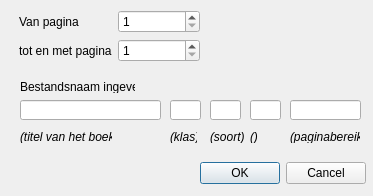
<?xml version="1.0" encoding="UTF-8"?>
<ui version="4.0">
 <class>PagesToCutDialog</class>
 <widget class="QDialog" name="PagesToCutDialog">
  <property name="geometry">
   <rect>
    <x>0</x>
    <y>0</y>
    <width>373</width>
    <height>196</height>
   </rect>
  </property>
  <property name="windowTitle">
   <string>Paginabereik toevoegen</string>
  </property>
  <widget class="QWidget" name="formLayoutWidget">
   <property name="geometry">
    <rect>
     <x>19</x>
     <y>10</y>
     <width>181</width>
     <height>61</height>
    </rect>
   </property>
   <layout class="QFormLayout" name="formLayout">
    <property name="fieldGrowthPolicy">
     <enum>QFormLayout::AllNonFixedFieldsGrow</enum>
    </property>
    <item row="0" column="0">
     <widget class="QLabel" name="CutFromLabel">
      <property name="text">
       <string>Van pagina</string>
      </property>
     </widget>
    </item>
    <item row="0" column="1">
     <widget class="QSpinBox" name="CutFromSpinBox">
      <property name="minimum">
       <number>1</number>
      </property>
      <property name="maximum">
       <number>9999</number>
      </property>
     </widget>
    </item>
    <item row="2" column="0">
     <widget class="QLabel" name="CutToLabel">
      <property name="text">
       <string>tot en met pagina</string>
      </property>
     </widget>
    </item>
    <item row="2" column="1">
     <widget class="QSpinBox" name="CutToSpinBox">
      <property name="minimum">
       <number>1</number>
      </property>
      <property name="maximum">
       <number>9999</number>
      </property>
     </widget>
    </item>
   </layout>
  </widget>
  <widget class="QDialogButtonBox" name="buttonBox">
   <property name="geometry">
    <rect>
     <x>190</x>
     <y>160</y>
     <width>176</width>
     <height>27</height>
    </rect>
   </property>
   <property name="standardButtons">
    <set>QDialogButtonBox::Cancel|QDialogButtonBox::Ok</set>
   </property>
  </widget>
  <widget class="QLabel" name="ChapterNameLabel">
   <property name="geometry">
    <rect>
     <x>20</x>
     <y>80</y>
     <width>115</width>
     <height>13</height>
    </rect>
   </property>
   <property name="text">
    <string>Bestandsnaam ingeven:</string>
   </property>
  </widget>
  <widget class="QLineEdit" name="NameBookTitle">
   <property name="geometry">
    <rect>
     <x>20</x>
     <y>100</y>
     <width>141</width>
     <height>20</height>
    </rect>
   </property>
  </widget>
  <widget class="QLineEdit" name="NameStudentLevel">
   <property name="geometry">
    <rect>
     <x>170</x>
     <y>100</y>
     <width>31</width>
     <height>20</height>
    </rect>
   </property>
  </widget>
  <widget class="QLineEdit" name="NameManualType">
   <property name="geometry">
    <rect>
     <x>210</x>
     <y>100</y>
     <width>31</width>
     <height>20</height>
    </rect>
   </property>
  </widget>
  <widget class="QLineEdit" name="NameChapter">
   <property name="geometry">
    <rect>
     <x>250</x>
     <y>100</y>
     <width>31</width>
     <height>20</height>
    </rect>
   </property>
  </widget>
  <widget class="QLineEdit" name="NamePageRange">
   <property name="geometry">
    <rect>
     <x>290</x>
     <y>100</y>
     <width>71</width>
     <height>20</height>
    </rect>
   </property>
  </widget>
  <widget class="QLabel" name="NameBookTitleLabel">
   <property name="geometry">
    <rect>
     <x>20</x>
     <y>130</y>
     <width>92</width>
     <height>13</height>
    </rect>
   </property>
   <property name="font">
    <font>
     <italic>true</italic>
    </font>
   </property>
   <property name="text">
    <string>(titel van het boek)</string>
   </property>
  </widget>
  <widget class="QLabel" name="NameStudentLevelLabel">
   <property name="geometry">
    <rect>
     <x>170</x>
     <y>130</y>
     <width>27</width>
     <height>13</height>
    </rect>
   </property>
   <property name="font">
    <font>
     <italic>true</italic>
    </font>
   </property>
   <property name="text">
    <string>(klas)</string>
   </property>
  </widget>
  <widget class="QLabel" name="NameManualTypeLabel">
   <property name="geometry">
    <rect>
     <x>210</x>
     <y>130</y>
     <width>34</width>
     <height>13</height>
    </rect>
   </property>
   <property name="font">
    <font>
     <italic>true</italic>
    </font>
   </property>
   <property name="text">
    <string>(soort)</string>
   </property>
  </widget>
  <widget class="QLabel" name="NameChapterLabel">
   <property name="geometry">
    <rect>
     <x>250</x>
     <y>130</y>
     <width>9</width>
     <height>13</height>
    </rect>
   </property>
   <property name="font">
    <font>
     <italic>true</italic>
    </font>
   </property>
   <property name="text">
    <string>()</string>
   </property>
  </widget>
  <widget class="QLabel" name="NamePagerangeLabel">
   <property name="geometry">
    <rect>
     <x>290</x>
     <y>130</y>
     <width>70</width>
     <height>13</height>
    </rect>
   </property>
   <property name="font">
    <font>
     <italic>true</italic>
    </font>
   </property>
   <property name="text">
    <string>(paginabereik)</string>
   </property>
  </widget>
 </widget>
 <tabstops>
  <tabstop>CutFromSpinBox</tabstop>
  <tabstop>CutToSpinBox</tabstop>
  <tabstop>buttonBox</tabstop>
 </tabstops>
 <resources/>
 <connections/>
</ui>
